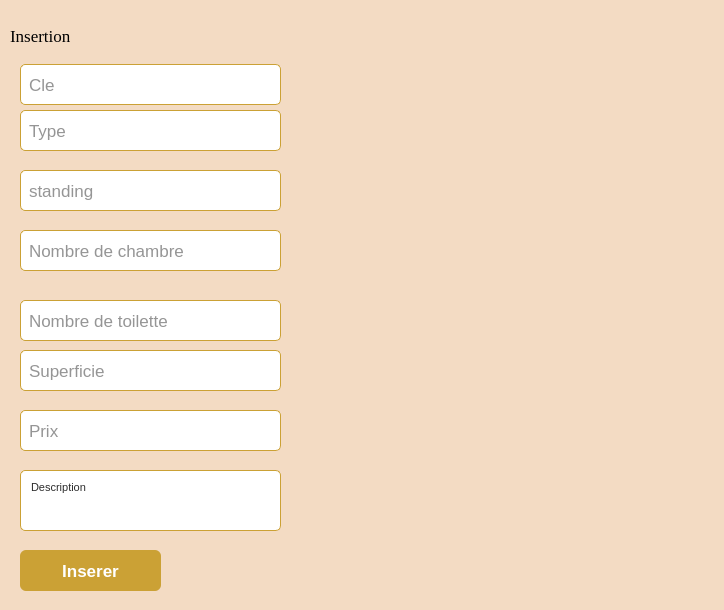
<?xml version="1.0" encoding="UTF-8"?>
<ui version="4.0">
 <class>DialogInserer</class>
 <widget class="QDialog" name="DialogInserer">
  <property name="geometry">
   <rect>
    <x>0</x>
    <y>0</y>
    <width>724</width>
    <height>610</height>
   </rect>
  </property>
  <property name="windowTitle">
   <string>Dialog</string>
  </property>
  <property name="styleSheet">
   <string notr="true">QWidget {
	background-color: #f3dbc3;
    color: #2C2C2C;
    font-family: &quot;Georgia&quot;;
    font-size: 13pt;
}

QLineEdit, QTextEdit {
    background-color: #FFFFFF;
    color: #2C2C2C;
    border: 1px solid #D9D9D9;
    border-radius: 5px;
    padding: 6px;
}

QPushButton {
    background-color: #CBA135;
    color: white;
    border: none;
    border-radius: 6px;
    padding: 8px 12px;
    font-weight: bold;
}

QPushButton:hover {
    background-color: #B88B2A;
}


</string>
  </property>
  <widget class="QLabel" name="label">
   <property name="geometry">
    <rect>
     <x>10</x>
     <y>20</y>
     <width>151</width>
     <height>31</height>
    </rect>
   </property>
   <property name="font">
    <font>
     <family>Georgia</family>
     <pointsize>13</pointsize>
    </font>
   </property>
   <property name="styleSheet">
    <string notr="true">color: black;</string>
   </property>
   <property name="text">
    <string>Insertion</string>
   </property>
  </widget>
  <widget class="QLineEdit" name="lineEditType">
   <property name="geometry">
    <rect>
     <x>20</x>
     <y>110</y>
     <width>261</width>
     <height>41</height>
    </rect>
   </property>
   <property name="styleSheet">
    <string notr="true">QWidget {
	background-color: #f3dbc3;
    color: #2C2C2C;
    font-family: &quot;Georgia&quot;;
    font-size: 13pt;
}

QLineEdit, QTextEdit {
    background-color: #FFFFFF;
    color: #2C2C2C;
    border: 1px solid #CBA135;
    border-radius: 5px;
    padding: 6px;
}

QPushButton {
    background-color: #CBA135;
    color: white;
    border: none;
    border-radius: 6px;
    padding: 8px 12px;
    font-weight: bold;
}

QPushButton:hover {
    background-color: #B88B2A;
}
</string>
   </property>
   <property name="text">
    <string/>
   </property>
   <property name="placeholderText">
    <string>Type</string>
   </property>
  </widget>
  <widget class="QLineEdit" name="lineEditStanding">
   <property name="geometry">
    <rect>
     <x>20</x>
     <y>170</y>
     <width>261</width>
     <height>41</height>
    </rect>
   </property>
   <property name="styleSheet">
    <string notr="true">QWidget {
	background-color: #f3dbc3;
    color: #2C2C2C;
    font-family: &quot;Georgia&quot;;
    font-size: 13pt;
}

QLineEdit, QTextEdit {
    background-color: #FFFFFF;
    color: #2C2C2C;
    border: 1px solid #CBA135;
    border-radius: 5px;
    padding: 6px;
}

QPushButton {
    background-color: #CBA135;
    color: white;
    border: none;
    border-radius: 6px;
    padding: 8px 12px;
    font-weight: bold;
}

QPushButton:hover {
    background-color: #B88B2A;
}
</string>
   </property>
   <property name="text">
    <string/>
   </property>
   <property name="placeholderText">
    <string>standing</string>
   </property>
  </widget>
  <widget class="QLineEdit" name="lineEditChambre">
   <property name="geometry">
    <rect>
     <x>20</x>
     <y>230</y>
     <width>261</width>
     <height>41</height>
    </rect>
   </property>
   <property name="styleSheet">
    <string notr="true">QWidget {
	background-color: #f3dbc3;
    color: #2C2C2C;
    font-family: &quot;Georgia&quot;;
    font-size: 13pt;
}

QLineEdit, QTextEdit {
    background-color: #FFFFFF;
    color: #2C2C2C;
    border: 1px solid #CBA135;
    border-radius: 5px;
    padding: 6px;
}

QPushButton {
    background-color: #CBA135;
    color: white;
    border: none;
    border-radius: 6px;
    padding: 8px 12px;
    font-weight: bold;
}

QPushButton:hover {
    background-color: #B88B2A;
}
</string>
   </property>
   <property name="text">
    <string/>
   </property>
   <property name="placeholderText">
    <string>Nombre de chambre</string>
   </property>
  </widget>
  <widget class="QLineEdit" name="lineEditToilette">
   <property name="geometry">
    <rect>
     <x>20</x>
     <y>300</y>
     <width>261</width>
     <height>41</height>
    </rect>
   </property>
   <property name="styleSheet">
    <string notr="true">QWidget {
	background-color: #f3dbc3;
    color: #2C2C2C;
    font-family: &quot;Georgia&quot;;
    font-size: 13pt;
}

QLineEdit, QTextEdit {
    background-color: #FFFFFF;
    color: #2C2C2C;
    border: 1px solid #CBA135;
    border-radius: 5px;
    padding: 6px;
}

QPushButton {
    background-color: #CBA135;
    color: white;
    border: none;
    border-radius: 6px;
    padding: 8px 12px;
    font-weight: bold;
}

QPushButton:hover {
    background-color: #B88B2A;
}
</string>
   </property>
   <property name="text">
    <string/>
   </property>
   <property name="placeholderText">
    <string>Nombre de toilette</string>
   </property>
  </widget>
  <widget class="QTextEdit" name="plainTextEditDescription">
   <property name="geometry">
    <rect>
     <x>20</x>
     <y>470</y>
     <width>261</width>
     <height>61</height>
    </rect>
   </property>
   <property name="styleSheet">
    <string notr="true">QWidget {
	background-color: #f3dbc3;
    color: #2C2C2C;
    font-family: &quot;Georgia&quot;;
    font-size: 13pt;
}

QLineEdit, QTextEdit {
    background-color: #FFFFFF;
    color: #2C2C2C;
    border: 1px solid #CBA135;
    border-radius: 5px;
    padding: 6px;
}

QPushButton {
    background-color: #CBA135;
    color: white;
    border: none;
    border-radius: 6px;
    padding: 8px 12px;
    font-weight: bold;
}

QPushButton:hover {
    background-color: #B88B2A;
}
</string>
   </property>
   <property name="html">
    <string>&lt;!DOCTYPE HTML PUBLIC &quot;-//W3C//DTD HTML 4.0//EN&quot; &quot;http://www.w3.org/TR/REC-html40/strict.dtd&quot;&gt;
&lt;html&gt;&lt;head&gt;&lt;meta name=&quot;qrichtext&quot; content=&quot;1&quot; /&gt;&lt;style type=&quot;text/css&quot;&gt;
p, li { white-space: pre-wrap; }
&lt;/style&gt;&lt;/head&gt;&lt;body style=&quot; font-family:'Georgia'; font-size:13pt; font-weight:400; font-style:normal;&quot;&gt;
&lt;p style=&quot; margin-top:0px; margin-bottom:0px; margin-left:0px; margin-right:0px; -qt-block-indent:0; text-indent:0px;&quot;&gt;&lt;span style=&quot; font-family:'MS Shell Dlg 2'; font-size:8pt;&quot;&gt;Description&lt;/span&gt;&lt;/p&gt;&lt;/body&gt;&lt;/html&gt;</string>
   </property>
  </widget>
  <widget class="QPushButton" name="pushButtonInserer">
   <property name="geometry">
    <rect>
     <x>20</x>
     <y>550</y>
     <width>141</width>
     <height>41</height>
    </rect>
   </property>
   <property name="text">
    <string>Inserer</string>
   </property>
  </widget>
  <widget class="QLineEdit" name="lineEditSuperficie">
   <property name="geometry">
    <rect>
     <x>20</x>
     <y>350</y>
     <width>261</width>
     <height>41</height>
    </rect>
   </property>
   <property name="styleSheet">
    <string notr="true">QWidget {
	background-color: #f3dbc3;
    color: #2C2C2C;
    font-family: &quot;Georgia&quot;;
    font-size: 13pt;
}

QLineEdit, QTextEdit {
    background-color: #FFFFFF;
    color: #2C2C2C;
    border: 1px solid #CBA135;
    border-radius: 5px;
    padding: 6px;
}

QPushButton {
    background-color: #CBA135;
    color: white;
    border: none;
    border-radius: 6px;
    padding: 8px 12px;
    font-weight: bold;
}

QPushButton:hover {
    background-color: #B88B2A;
}
</string>
   </property>
   <property name="text">
    <string/>
   </property>
   <property name="placeholderText">
    <string>Superficie</string>
   </property>
  </widget>
  <widget class="QLineEdit" name="lineEditPrix">
   <property name="geometry">
    <rect>
     <x>20</x>
     <y>410</y>
     <width>261</width>
     <height>41</height>
    </rect>
   </property>
   <property name="styleSheet">
    <string notr="true">QWidget {
	background-color: #f3dbc3;
    color: #2C2C2C;
    font-family: &quot;Georgia&quot;;
    font-size: 13pt;
}

QLineEdit, QTextEdit {
    background-color: #FFFFFF;
    color: #2C2C2C;
    border: 1px solid #CBA135;
    border-radius: 5px;
    padding: 6px;
}

QPushButton {
    background-color: #CBA135;
    color: white;
    border: none;
    border-radius: 6px;
    padding: 8px 12px;
    font-weight: bold;
}

QPushButton:hover {
    background-color: #B88B2A;
}
</string>
   </property>
   <property name="text">
    <string/>
   </property>
   <property name="placeholderText">
    <string>Prix</string>
   </property>
  </widget>
  <widget class="QLineEdit" name="lineEditCle">
   <property name="geometry">
    <rect>
     <x>20</x>
     <y>64</y>
     <width>261</width>
     <height>41</height>
    </rect>
   </property>
   <property name="styleSheet">
    <string notr="true">QWidget {
	background-color: #f3dbc3;
    color: #2C2C2C;
    font-family: &quot;Georgia&quot;;
    font-size: 13pt;
}

QLineEdit, QTextEdit {
    background-color: #FFFFFF;
    color: #2C2C2C;
    border: 1px solid #CBA135;
    border-radius: 5px;
    padding: 6px;
}

QPushButton {
    background-color: #CBA135;
    color: white;
    border: none;
    border-radius: 6px;
    padding: 8px 12px;
    font-weight: bold;
}

QPushButton:hover {
    background-color: #B88B2A;
}
</string>
   </property>
   <property name="text">
    <string/>
   </property>
   <property name="placeholderText">
    <string>Cle</string>
   </property>
  </widget>
 </widget>
 <resources/>
 <connections/>
</ui>
